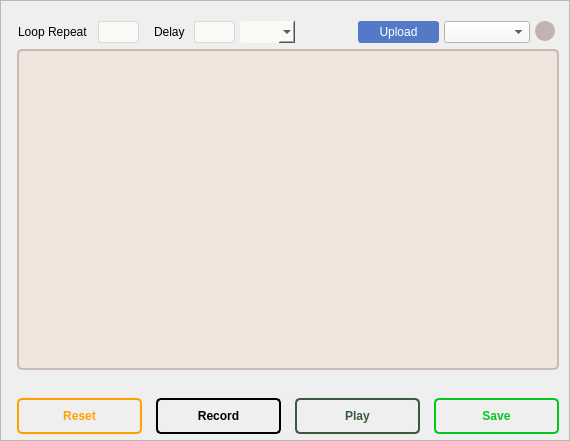
       <widget class="QFrame" name="record_frame">
        <property name="geometry">
         <rect>
          <x>72</x>
          <y>0</y>
          <width>570</width>
          <height>441</height>
         </rect>
        </property>
        <property name="toolTip">
         <string/>
        </property>
        <property name="whatsThis">
         <string>&lt;html&gt;&lt;head/&gt;&lt;body&gt;&lt;p&gt;&lt;br/&gt;&lt;/p&gt;&lt;/body&gt;&lt;/html&gt;</string>
        </property>
        <property name="styleSheet">
         <string notr="true"/>
        </property>
        <property name="frameShape">
         <enum>QFrame::StyledPanel</enum>
        </property>
        <property name="frameShadow">
         <enum>QFrame::Raised</enum>
        </property>
        <widget class="QScrollArea" name="record_scroll_area">
         <property name="geometry">
          <rect>
           <x>17</x>
           <y>49</y>
           <width>542</width>
           <height>321</height>
          </rect>
         </property>
         <property name="sizePolicy">
          <sizepolicy hsizetype="Preferred" vsizetype="Expanding">
           <horstretch>0</horstretch>
           <verstretch>0</verstretch>
          </sizepolicy>
         </property>
         <property name="minimumSize">
          <size>
           <width>0</width>
           <height>0</height>
          </size>
         </property>
         <property name="styleSheet">
          <string notr="true">QScrollArea { border: 1.5px solid;
border-color: #c8bab7;
background-color: rgb(239, 229, 220);
border-radius: 5px;}

QScrollBar:vertical {

  border-color: rgb(239, 229, 220);
  border-width: 1px;
  border-style: solid;
  border-radius: 10px;
  background-color: rgb(239, 229, 220);
  width: 18px;
  margin: 10px 4px 10px 0;
}

QScrollBar::handle:vertical {

  background-color: #c4b1ad;
  min-height: 25px;
  border: 1px solid #c4b1ad;
  border-radius: 5px;

}

 QScrollBar::add-line:vertical {
    border: 1px solid rgb(239, 229, 220);
  background-color: rgb(239, 229, 220);
    height: 0px;
    subcontrol-position: bottom;
    subcontrol-origin: margin;
}

QScrollBar::sub-line:vertical {
    border: 1px solid rgb(239, 229, 220);
    background-color: rgb(241, 241, 241);
    height: 0px;
    subcontrol-position: top;
    subcontrol-origin: margin;
}


  QScrollBar::add-page:vertical, QScrollBar::sub-page:vertical {
      background: none;
  }

QScrollBar::up-arrow:vertical
{
  background-color: rgb(239, 229, 220);
}

QScrollBar::down-arrow:vertical
{
  background-color: rgb(239, 229, 220);
}
</string>
         </property>
         <property name="widgetResizable">
          <bool>true</bool>
         </property>
         <widget class="QWidget" name="scrollAreaWidgetContents">
          <property name="geometry">
           <rect>
            <x>0</x>
            <y>0</y>
            <width>538</width>
            <height>317</height>
           </rect>
          </property>
          <property name="styleSheet">
           <string notr="true">QWidget {border: none;}

QScrollBar:vertical {
background-color: blue;
}</string>
          </property>
         </widget>
        </widget>
        <widget class="QPushButton" name="record_save_button">
         <property name="geometry">
          <rect>
           <x>434</x>
           <y>398</y>
           <width>125</width>
           <height>36</height>
          </rect>
         </property>
         <property name="font">
          <font>
           <pointsize>9</pointsize>
           <weight>75</weight>
           <bold>true</bold>
          </font>
         </property>
         <property name="toolTip">
          <string>&lt;p style='white-space:pre'&gt;Save the record sequence to PC or App&lt;/p&gt;</string>
         </property>
         <property name="styleSheet">
          <string notr="true">QPushButton{
border-radius: 5px;
border: 2px solid rgb(3, 199, 26);
color: rgb(3, 199, 26);

}

QPushButton:hover {
color: white;
background-color: rgb(3, 199, 26);
}

QToolTip { 
background-color: #e0e0e0;
border: none; }</string>
         </property>
         <property name="text">
          <string>Save</string>
         </property>
         <property name="autoRepeatDelay">
          <number>294</number>
         </property>
        </widget>
        <widget class="QPushButton" name="record_load_button">
         <property name="geometry">
          <rect>
           <x>358</x>
           <y>21</y>
           <width>81</width>
           <height>22</height>
          </rect>
         </property>
         <property name="font">
          <font>
           <pointsize>9</pointsize>
          </font>
         </property>
         <property name="toolTip">
          <string>&lt;p style='white-space:pre'&gt;Upload sequence from PC or app&lt;/p&gt;</string>
         </property>
         <property name="styleSheet">
          <string notr="true">QPushButton{
color: white;
background-color: #5579c7;
border-radius: 3px;
border: 1px solid;
border-color: #5579c7


}


QToolTip { 
background-color: #e0e0e0;
border: none; }</string>
         </property>
         <property name="text">
          <string>Upload</string>
         </property>
         <property name="icon">
          <iconset>
           <normaloff>images/icons8-upload-96.png</normaloff>images/icons8-upload-96.png</iconset>
         </property>
        </widget>
        <widget class="QPushButton" name="record_play_button">
         <property name="geometry">
          <rect>
           <x>295</x>
           <y>398</y>
           <width>125</width>
           <height>36</height>
          </rect>
         </property>
         <property name="font">
          <font>
           <pointsize>9</pointsize>
           <weight>75</weight>
           <bold>true</bold>
          </font>
         </property>
         <property name="styleSheet">
          <string notr="true">QPushButton{
border-radius: 5px;
border: 2px solid #3A5A40;
color: #3A5A40;

}

QPushButton:hover {
color: white;
background-color: #3A5A40;
}</string>
         </property>
         <property name="text">
          <string>Play</string>
         </property>
         <property name="icon">
          <iconset>
           <normaloff>images/Run.png</normaloff>images/Run.png</iconset>
         </property>
         <property name="iconSize">
          <size>
           <width>16</width>
           <height>16</height>
          </size>
         </property>
        </widget>
        <widget class="QPushButton" name="record_add_button">
         <property name="geometry">
          <rect>
           <x>535</x>
           <y>21</y>
           <width>20</width>
           <height>20</height>
          </rect>
         </property>
         <property name="font">
          <font>
           <pointsize>9</pointsize>
          </font>
         </property>
         <property name="toolTip">
          <string>&lt;p style='white-space:pre'&gt;Add a new row to table&lt;/p&gt;</string>
         </property>
         <property name="styleSheet">
          <string notr="true">QPushButton {
   border: 1px solid rgb(196, 177, 174);
   border-radius: 10;
	background-color: #c1b3b0; }
QToolTip { 
background-color: #e0e0e0;
border: none; }</string>
         </property>
         <property name="text">
          <string/>
         </property>
         <property name="icon">
          <iconset>
           <normaloff>images/icons8-ui-64.png</normaloff>images/icons8-ui-64.png</iconset>
         </property>
         <property name="iconSize">
          <size>
           <width>26</width>
           <height>26</height>
          </size>
         </property>
        </widget>
        <widget class="QPushButton" name="record_remove_all_button">
         <property name="geometry">
          <rect>
           <x>17</x>
           <y>398</y>
           <width>125</width>
           <height>36</height>
          </rect>
         </property>
         <property name="font">
          <font>
           <pointsize>9</pointsize>
           <weight>75</weight>
           <bold>true</bold>
          </font>
         </property>
         <property name="toolTip">
          <string>&lt;p style='white-space:pre'&gt;Delete all rows&lt;/p&gt;</string>
         </property>
         <property name="styleSheet">
          <string notr="true">QPushButton {
border-radius: 5px;
border: 2px solid rgb(255, 162, 0);
color: rgb(255, 162, 0);

}

QPushButton:hover {
color: white;
background-color: rgb(255, 162, 0);
}

QToolTip { 
background-color: #e0e0e0;
border: none; }</string>
         </property>
         <property name="text">
          <string>Reset</string>
         </property>
        </widget>
        <widget class="QPushButton" name="record_record_button">
         <property name="geometry">
          <rect>
           <x>156</x>
           <y>398</y>
           <width>125</width>
           <height>36</height>
          </rect>
         </property>
         <property name="font">
          <font>
           <pointsize>9</pointsize>
           <weight>75</weight>
           <bold>true</bold>
          </font>
         </property>
         <property name="styleSheet">
          <string notr="true">QPushButton{
border-radius: 5px;
border: 2px solid black;
color: black;

}

QPushButton:hover {
color: white;
background-color: black;
}</string>
         </property>
         <property name="text">
          <string>Record</string>
         </property>
         <property name="icon">
          <iconset>
           <normaloff>images/red-circle.png</normaloff>images/red-circle.png</iconset>
         </property>
         <property name="iconSize">
          <size>
           <width>12</width>
           <height>12</height>
          </size>
         </property>
        </widget>
        <widget class="QComboBox" name="record_add_items">
         <property name="geometry">
          <rect>
           <x>444</x>
           <y>21</y>
           <width>86</width>
           <height>22</height>
          </rect>
         </property>
         <property name="font">
          <font>
           <pointsize>9</pointsize>
          </font>
         </property>
         <property name="toolTip">
          <string>&lt;p style='white-space:pre'&gt;Choose the new row-type&lt;/p&gt;</string>
         </property>
         <property name="layoutDirection">
          <enum>Qt::LeftToRight</enum>
         </property>
         <property name="styleSheet">
          <string notr="true">QComboBox { background-color: rgb(249, 249, 245); }

QToolTip { 
background-color: #e0e0e0;
border: none; }
</string>
         </property>
        </widget>
        <widget class="QLabel" name="repeat_for_label_2">
         <property name="geometry">
          <rect>
           <x>18</x>
           <y>25</y>
           <width>72</width>
           <height>14</height>
          </rect>
         </property>
         <property name="font">
          <font>
           <pointsize>9</pointsize>
          </font>
         </property>
         <property name="styleSheet">
          <string notr="true">border: none;</string>
         </property>
         <property name="text">
          <string>Loop Repeat</string>
         </property>
        </widget>
        <widget class="QLineEdit" name="repeat_for_number_2">
         <property name="geometry">
          <rect>
           <x>98</x>
           <y>21</y>
           <width>41</width>
           <height>22</height>
          </rect>
         </property>
         <property name="font">
          <font>
           <pointsize>9</pointsize>
          </font>
         </property>
         <property name="toolTip">
          <string>&lt;p style='white-space:pre'&gt;No. of times you want to playback the loop&lt;/p&gt;</string>
         </property>
         <property name="styleSheet">
          <string notr="true">QLineEdit { background-color: rgb(249, 249, 245);;
border-radius: 3px;
border: 1px solid;
border-color: #dad6d3; }

QToolTip { 
background-color: #e0e0e0;
border: none; }</string>
         </property>
         <property name="text">
          <string/>
         </property>
        </widget>
        <widget class="QLineEdit" name="delay_2">
         <property name="geometry">
          <rect>
           <x>194</x>
           <y>21</y>
           <width>41</width>
           <height>22</height>
          </rect>
         </property>
         <property name="font">
          <font>
           <pointsize>9</pointsize>
          </font>
         </property>
         <property name="toolTip">
          <string>&lt;p style='white-space:pre'&gt;Delay between two loops&lt;/p&gt;</string>
         </property>
         <property name="styleSheet">
          <string notr="true">QLineEdit { background-color: rgb(249, 249, 245);
border-radius: 3px;
border: 1px solid;
border-color: #dad6d3; }

QToolTip { 
background-color: #e0e0e0;
border: none; }</string>
         </property>
         <property name="text">
          <string/>
         </property>
        </widget>
        <widget class="QLabel" name="delay_label_2">
         <property name="geometry">
          <rect>
           <x>154</x>
           <y>25</y>
           <width>32</width>
           <height>14</height>
          </rect>
         </property>
         <property name="font">
          <font>
           <pointsize>9</pointsize>
          </font>
         </property>
         <property name="styleSheet">
          <string notr="true">border: none;</string>
         </property>
         <property name="text">
          <string>Delay</string>
         </property>
        </widget>
        <widget class="QComboBox" name="delay_time_combobox_record">
         <property name="geometry">
          <rect>
           <x>240</x>
           <y>21</y>
           <width>55</width>
           <height>22</height>
          </rect>
         </property>
         <property name="font">
          <font>
           <pointsize>9</pointsize>
          </font>
         </property>
         <property name="styleSheet">
          <string notr="true">background-color: rgb(249, 249, 245);;
border-radius: 3px;
border: none;</string>
         </property>
        </widget>
        <zorder>record_save_button</zorder>
        <zorder>record_load_button</zorder>
        <zorder>record_play_button</zorder>
        <zorder>record_add_button</zorder>
        <zorder>record_remove_all_button</zorder>
        <zorder>record_record_button</zorder>
        <zorder>record_add_items</zorder>
        <zorder>repeat_for_label_2</zorder>
        <zorder>repeat_for_number_2</zorder>
        <zorder>record_scroll_area</zorder>
        <zorder>delay_2</zorder>
        <zorder>delay_label_2</zorder>
        <zorder>delay_time_combobox_record</zorder>
       </widget>
